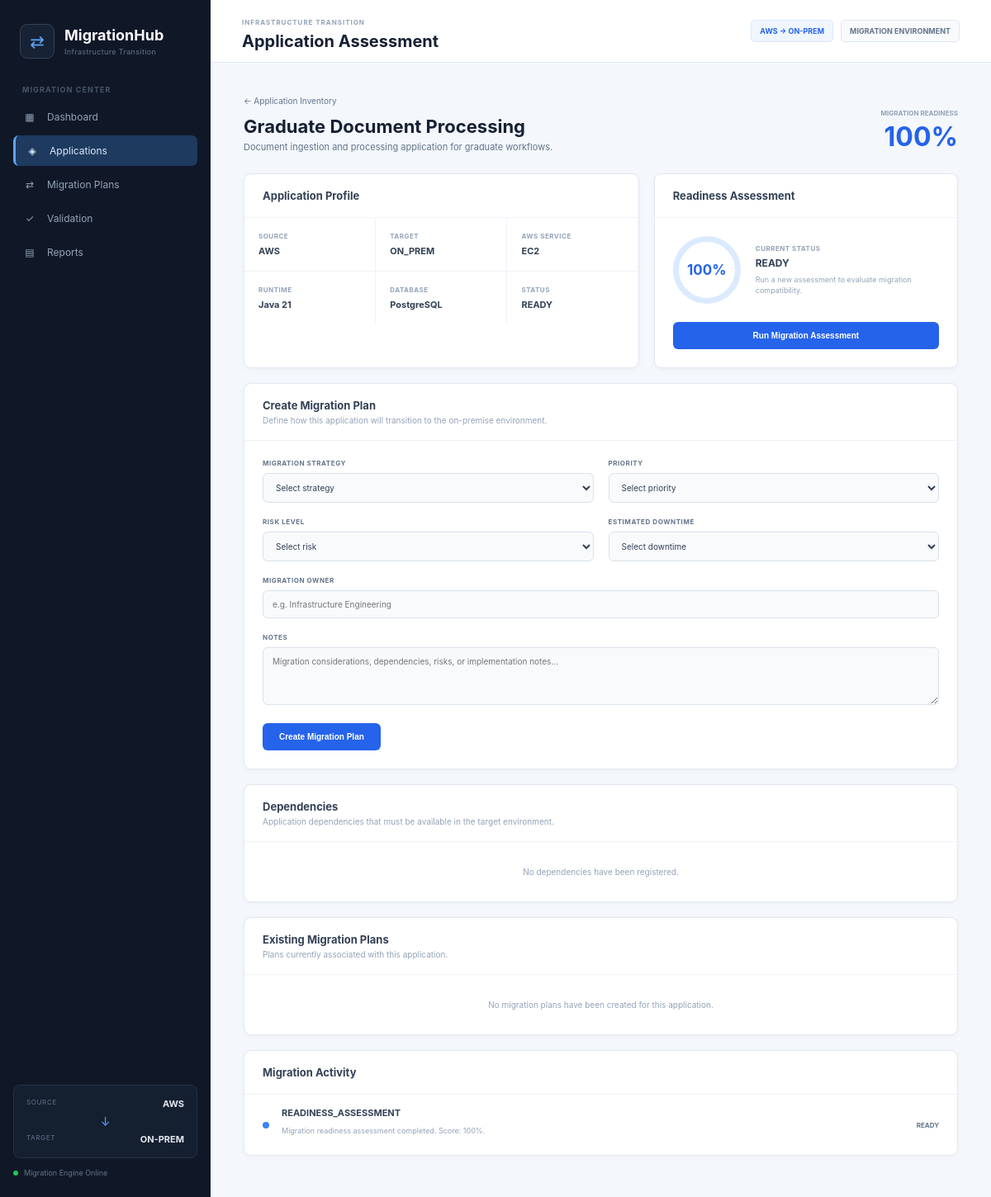
/applications/1, run on the app's committed database.
### models.py (models this page shows)
class Application(Base):
    __tablename__ = "applications"
    id = Column(
        Integer,
        primary_key=True,
        index=True
    )
    name = Column(
        String(200),
        nullable=False
    )
    description = Column(
        Text
    )
    source_environment = Column(
        String(100),
        default="AWS"
    )
    target_environment = Column(
        String(100),
        default="ON_PREM"
    )
    aws_service = Column(
        String(100)
    )
    runtime = Column(
        String(100)
    )
    database_type = Column(
        String(100)
    )
    migration_status = Column(
        String(50),
        default="PLANNED"
    )
    readiness_score = Column(
        Float,
        default=0
    )
    created_at = Column(
        DateTime,
        default=datetime.utcnow
    )
    updated_at = Column(
        DateTime,
        default=datetime.utcnow,
        onupdate=datetime.utcnow
    )

class MigrationEvent(Base):
    __tablename__ = "migration_events"
    id = Column(
        Integer,
        primary_key=True,
        index=True
    )
    application_id = Column(
        Integer,
        nullable=False
    )
    event_type = Column(
        String(100)
    )
    message = Column(
        Text
    )
    status = Column(
        String(50)
    )
    created_at = Column(
        DateTime,
        default=datetime.utcnow
    )

### app.py (the view)
@app.get(
    "/applications/{application_id}",
    response_class=HTMLResponse
)
def application_detail(
    application_id: int,
    request: Request,
    db: Session = Depends(get_db)
):
    application = (
        db.query(Application)
        .filter(
            Application.id == application_id
        )
        .first()
    )
    if not application:
        return HTMLResponse(
            content="Application not found",
            status_code=404
        )
    dependencies = (
        db.query(Dependency)
        .filter(
            Dependency.application_id
            == application_id
        )
        .all()
    )
    plans = (
        db.query(MigrationPlan)
        .filter(
            MigrationPlan.application_id
            == application_id
        )
        .all()
    )
    validations = (
        db.query(ValidationCheck)
        .filter(
            ValidationCheck.application_id
            == application_id
        )
        .all()
    )
    events = (
        db.query(MigrationEvent)
        .filter(
            MigrationEvent.application_id
            == application_id
        )
        .order_by(
            desc(MigrationEvent.created_at)
        )
        .limit(10)
        .all()
    )
    return templates.TemplateResponse(
        request=request,
        name="application_detail.html",
        context={
            "application":
                application,
            "dependencies":
                dependencies,
            "plans":
                plans,
            "validations":
                validations,
            "events":
                events
        }
    )

### templates/application_detail.html (shortened to what this page needs)
{% extends "base.html" %}
{% block page_title %}
Application Assessment
{% endblock %}
{% block content %}
<div class="detail-header">
    <div>
        <a
            href="/applications"
            class="back-link"
        >
            ← Application Inventory
        </a>
        <h3>
            {{ application.name }}
        </h3>
        <p>
            {{ application.description }}
        </p>
    </div>
    <div class="detail-score">
        <span>
            MIGRATION READINESS
        </span>
        <strong>
            {{ application.readiness_score|round|int }}%
        </strong>
    </div>
</div>
<div class="detail-grid">
    <div class="panel">
        <div class="panel-header">
            <h3>
                Application Profile
            </h3>
        </div>
        <div class="profile-grid">
            <div>
                <span>
                    SOURCE
                </span>
                <strong>
                    {{ application.source_environment }}
                </strong>
            </div>
            <div>
                <span>
                    TARGET
                </span>
                <strong>
                    {{ application.target_environment }}
                </strong>
            </div>
            <div>
                <span>
                    AWS SERVICE
                </span>
                <strong>
                    {{ application.aws_service }}
                </strong>
            </div>
            <div>
                <span>
                    RUNTIME
                </span>
                <strong>
                    {{ application.runtime }}
                </strong>
            </div>
            <div>
                <span>
                    DATABASE
                </span>
                <strong>
                    {{ application.database_type }}
                </strong>
            </div>
            <div>
                <span>
                    STATUS
                </span>
                <strong>
                    {{ application.migration_status }}
                </strong>
            </div>
        </div>
    </div>
    <div class="panel">
        <div class="panel-header">
            <h3>
                Readiness Assessment
            </h3>
        </div>
        <div class="assessment-score">
            <div class="score-circle">
                <strong>
                    {{ application.readiness_score|round|int }}%
                </strong>
            </div>
            <div>
                <span>
                    CURRENT STATUS
                </span>
                <strong>
                    {{ application.migration_status }}
                </strong>
                <p>
                    Run a new assessment to evaluate
                    migration compatibility.
                </p>
            </div>
        </div>
        <button
            class="primary-button"
            onclick="runAssessment({{ application.id }})"
        >
            Run Migration Assessment
        </button>
    </div>
</div>
<div class="panel section-panel">
    <div class="panel-header">
        <div>
            <h3>
                Create Migration Plan
            </h3>
            <p>
                Define how this application will
                transition to the on-premise environment.
            </p>
        </div>
    </div>
    <form
        class="migration-form"
        onsubmit="createMigrationPlan(event, {{ application.id }})"
    >
        <div class="form-grid">
            <div class="form-group">
                <label>
                    MIGRATION STRATEGY
                </label>
                <select
                    id="strategy"
                    required
                >
                    <option value="">
                        Select strategy
                    </option>
                </select>
            </div>
            <div class="form-group">
                <label>
                    PRIORITY
                </label>
                <select
                    id="priority"
                    required
                >
                    <option value="">
                        Select priority
                    </option>
                </select>
            </div>
            <div class="form-group">
                <label>
                    RISK LEVEL
                </label>
                <select
                    id="risk_level"
                    required
                >
                    <option value="">
                        Select risk
                    </option>
                </select>
            </div>
            <div class="form-group">
                <label>
                    ESTIMATED DOWNTIME
                </label>
                <select
                    id="estimated_downtime"
                    required
                >
                    <option value="">
                        Select downtime
                    </option>
                </select>
            </div>
            <div class="form-group full-width">
                <label>
                    MIGRATION OWNER
                </label>
                <input
                    id="owner"
                    type="text"
                    placeholder="e.g. Infrastructure Engineering"
                    required
                >
            </div>
            <div class="form-group full-width">
                <label>
                    NOTES
                </label>
                <textarea
                    id="notes"
                    rows="4"
                    placeholder="Migration considerations, dependencies, risks, or implementation notes..."
                ></textarea>
            </div>
        </div>
        <button
            type="submit"
            class="primary-button"
        >
            Create Migration Plan
        </button>
    </form>
</div>
<div class="panel section-panel">
    <div class="panel-header">
        <div>
            <h3>
                Dependencies
            </h3>
            <p>
                Application dependencies that must be
                available in the target environment.
            </p>
        </div>
    </div>
    {% if dependencies %}
        <div class="dependency-list">
            {% for dependency in dependencies %}
            <div class="dependency-row">
                <div>
                    <strong>
                        {{ dependency.name }}
                    </strong>
                    <span>
                        {{ dependency.dependency_type }}
                    </span>
                </div>
                <div>
                    <span>
                        {{ dependency.source }}
                    </span>
                    <span class="arrow-small">
                        →
                    </span>
                    <span>
                        {{ dependency.target }}
                    </span>
                </div>
                <span class="status planned">
                    {{ dependency.status }}
                </span>
            </div>
            {% endfor %}
        </div>
    {% else %}
        <div class="empty-state">
            No dependencies have been registered.
        </div>
    {% endif %}
</div>
<div class="panel section-panel">
    <div class="panel-header">
        <div>
            <h3>
                Existing Migration Plans
            </h3>
            <p>
                Plans currently associated with this application.
            </p>
        </div>
    </div>
    {% if plans %}
        <div class="plan-list">
            {% for plan in plans %}
            <div class="plan-row">
                <div class="plan-field">
                    <span>
                        STRATEGY
                    </span>
                    <strong>
                        {{ plan.strategy }}
                    </strong>
                </div>
                <div class="plan-field">
                    <span>
                        PRIORITY
                    </span>
                    <strong>
                        {{ plan.priority }}
                    </strong>
                </div>
                <div class="plan-field">
                    <span>
                        RISK
                    </span>
                    <strong
                        class="risk-{{ plan.risk_level|lower }}"
                    >
                        {{ plan.risk_level }}
                    </strong>
                </div>
                <div class="plan-field">
                    <span>
                        DOWNTIME
                    </span>
                    <strong>
                        {{ plan.estimated_downtime }}
                    </strong>
                </div>
                <span class="status planned">
                    {{ plan.status }}
                </span>
            </div>
            {% endfor %}
        </div>
    {% else %}
        <div class="empty-state">
            No migration plans have been created
            for this application.
        </div>
    {% endif %}
</div>
<div class="panel section-panel">
    <div class="panel-header">
        <h3>
            Migration Activity
        </h3>
    </div>
    {% if events %}
        {% for event in events %}
        <div class="event-row">
            <div class="event-marker"></div>
            <div>
                <strong>
                    {{ event.event_type }}
                </strong>
                <p>
                    {{ event.message }}
                </p>
            </div>
            <span>
                {{ event.status }}
            </span>
        </div>
        {% endfor %}
    {% else %}
        <div class="empty-state">
            No migration events recorded.
        </div>
    {% endif %}
</div>
{% endblock %}

### static/css/style.css (style rules this page uses)
* { box-sizing: border-box; }
body { margin: 0; font-family: Inter, "Segoe UI", Arial, sans-serif; background: #f4f7fb; color: #1e293b; }
a { color: inherit; }
.panel { background: white; border: 1px solid #e2e8f0; border-radius: 9px; box-shadow: 0 2px 8px rgba(15, 23, 42, .03); overflow: hidden; }
.panel-header { padding: 18px 22px; border-bottom: 1px solid #eef2f7; display: flex; align-items: center; justify-content: space-between; }
.panel-header h3 { margin: 0; font-size: 13px; color: #334155; }
.panel-header p { margin: 4px 0 0; color: #94a3b8; font-size: 10px; }
.detail-header { display: flex; justify-content: space-between; align-items: flex-end; margin-bottom: 25px; }
.back-link { color: #64748b; text-decoration: none; font-size: 10px; }
.detail-header h3 { margin: 10px 0 5px; font-size: 22px; color: #172033; }
.detail-header p { margin: 0; color: #64748b; font-size: 11px; }
.detail-score { text-align: right; }
.detail-score span { display: block; color: #94a3b8; font-size: 8px; font-weight: 700; }
.detail-score strong { display: block; margin-top: 4px; color: #2563eb; font-size: 32px; }
.detail-grid { display: grid; grid-template-columns: 1.3fr 1fr; gap: 18px; }
.profile-grid { display: grid; grid-template-columns: repeat(3, 1fr); gap: 1px; background: #eef2f7; }
.profile-grid > div { padding: 17px; background: white; }
.profile-grid span, .assessment-score span { display: block; color: #94a3b8; font-size: 8px; font-weight: 700; letter-spacing: .06em; }
.profile-grid strong { display: block; margin-top: 6px; color: #334155; font-size: 11px; }
.assessment-score { padding: 22px; display: flex; align-items: center; gap: 18px; }
.score-circle { width: 82px; height: 82px; border-radius: 50%; border: 7px solid #dbeafe; display: flex; align-items: center; justify-content: center; flex-shrink: 0; }
.score-circle strong { color: #2563eb; font-size: 17px; }
.assessment-score > div:last-child strong { display: block; margin-top: 5px; color: #334155; font-size: 12px; }
.assessment-score p { margin: 6px 0 0; color: #94a3b8; font-size: 9px; line-height: 1.5; }
.primary-button { margin: 0 22px 22px; width: calc(100% - 44px); border: none; border-radius: 6px; background: #2563eb; color: white; padding: 11px; font-size: 10px; font-weight: 700; cursor: pointer; }
.section-panel { margin-top: 18px; }
.dependency-row, .event-row { padding: 15px 22px; border-bottom: 1px solid #f1f5f9; display: flex; align-items: center; justify-content: space-between; gap: 15px; }
.dependency-row:last-child, .event-row:last-child { border-bottom: none; }
.dependency-row strong, .event-row strong { display: block; color: #334155; font-size: 11px; }
.dependency-row span, .event-row p { color: #94a3b8; font-size: 9px; }
.event-row { justify-content: flex-start; }
.event-marker { width: 8px; height: 8px; border-radius: 50%; background: #3b82f6; flex-shrink: 0; }
.event-row > span { margin-left: auto; color: #64748b; font-size: 8px; font-weight: 700; }
.empty-state { padding: 30px; text-align: center; color: #94a3b8; font-size: 10px; }
.migration-form { padding: 22px; }
.form-grid { display: grid; grid-template-columns: repeat(2, 1fr); gap: 18px; }
.form-group { display: flex; flex-direction: column; gap: 7px; }
.form-group.full-width { grid-column: 1 / -1; }
.form-group label { color: #64748b; font-size: 8px; font-weight: 700; letter-spacing: .07em; }
.form-group input, .form-group select, .form-group textarea { width: 100%; border: 1px solid #dbe2ea; border-radius: 6px; background: #f8fafc; color: #334155; padding: 10px 11px; font-family: inherit; font-size: 10px; outline: none; }
.form-group textarea { resize: vertical; }
.migration-form .primary-button { margin: 22px 0 0; width: auto; padding: 11px 20px; }

### data on the page
Application: name "Graduate Document Processing", description "Document ingestion and processing application for graduate workflows.", readiness_score "100", source_environment "AWS", target_environment "ON_PREM", aws_service "EC2", runtime "Java 21", database_type "PostgreSQL", migration_status "READY"
MigrationEvent: event_type "READINESS_ASSESSMENT", message "Migration readiness assessment completed. Score: 100%.", status "READY"
